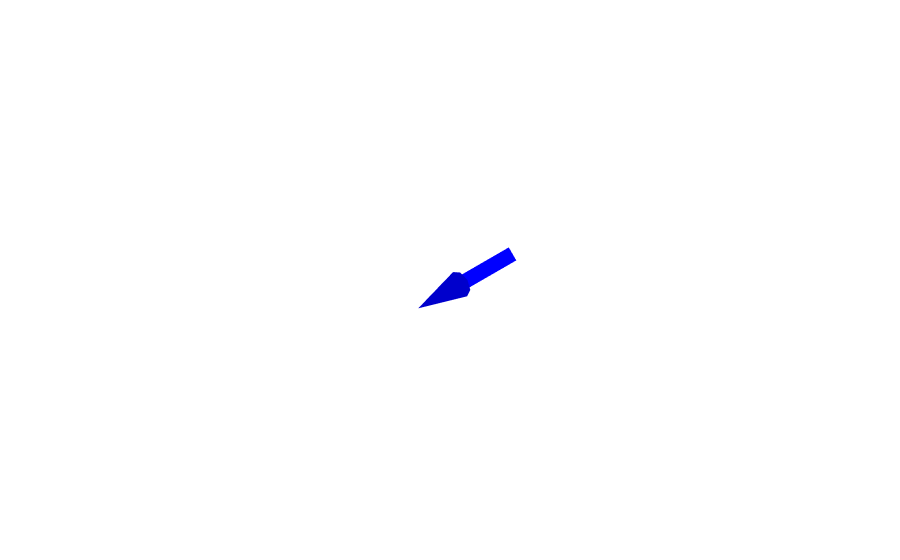

Source (notebook cell):
### Code cell
# LC chain of nearest higher
fig = go.Figure(
    layout=dict(
        scene=dict(xaxis_visible=False, yaxis_visible=False,zaxis_visible=False),
        #xaxis_visible=False, yaxis_visible=False, xaxis_showgrid=False, yaxis_showgrid=False, 
        #paper_bgcolor='rgba(0,0,0,0)',  
        plot_bgcolor='rgba(0,0,0,0)'),
)
fig.add_traces(makeArrow3D(
            0, 1, 0, 0, 0, 0,
            dictLine=dict(
                name="LC chain of nearest higher",
                showlegend=False,
                line_width=30
            ), 
            dictCone=dict(),
            color="blue",
            sizeFactor=4,
            standoff=1*0.003
            )
)
fig

### Figure 1 — Plotly figure (JSON) as saved in the notebook; plotly's stock layout.template omitted (floating-point values rounded to 4 significant figures)
{"data": [{"hoverinfo": "skip", "line": {"width": 30}, "marker": {"color": "blue"}, "mode": "lines", "name": "LC chain of nearest higher", "showlegend": false, "type": "scatter3d", "x": [0, 0.597], "y": [0, 0], "z": [0, 0]}, {"anchor": "tip", "colorscale": [[0, "blue"], [1, "blue"]], "hoverinfo": "skip", "showscale": false, "sizeref": 0.1, "type": "cone", "u": [4], "v": [0], "w": [0], "x": [0.997], "y": [0], "z": [0]}], "layout": {"plot_bgcolor": "rgba(0,0,0,0)", "scene": {"xaxis": {"visible": false}, "yaxis": {"visible": false}, "zaxis": {"visible": false}}}}
